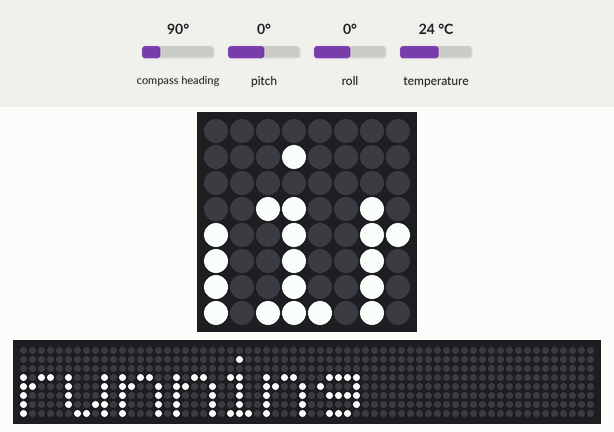
Bench run of a program on a simulated Raspberry Pi (BCM pin numbers) with a Sense HAT. Shown: the Sense HAT's 8×8 RGB LED matrix, a strip that is not on the board, showing the scrolling text unrolled. The inputs (shaded band) are chosen by the test bench; at power-on: compass heading 90°, pitch 0°, roll 0°, temperature 24 °C. The 64×8 strip is a reading aid, not a part: it shows the text the matrix is scrolling, unrolled, one strip-width of it at a time; the Sense HAT reports a negative pitch or roll as 360° plus the angle; what the program prints to the terminal is not drawn.

Above: at 0.4 s.
At 0.96 s:
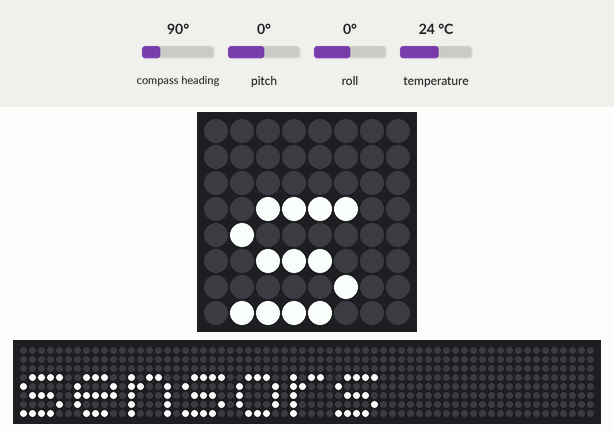

The program:

try2.py
```python
from sense_hat import SenseHat
sense=SenseHat()
sense.show_message("running sensors",scroll_speed=0.01)
temp=sense.get_temperature_from_humidity()
print("Temperature ={0:3.2f} C".format(sense.get_temperature()))
while(True):
#	print('Roll : {0:5.3f},Pitch : {1:5.3f},Yaw : {2:5.3f}'.format(sense.get_orientation().values()))
	print(sense.get_orientation().values())
```
